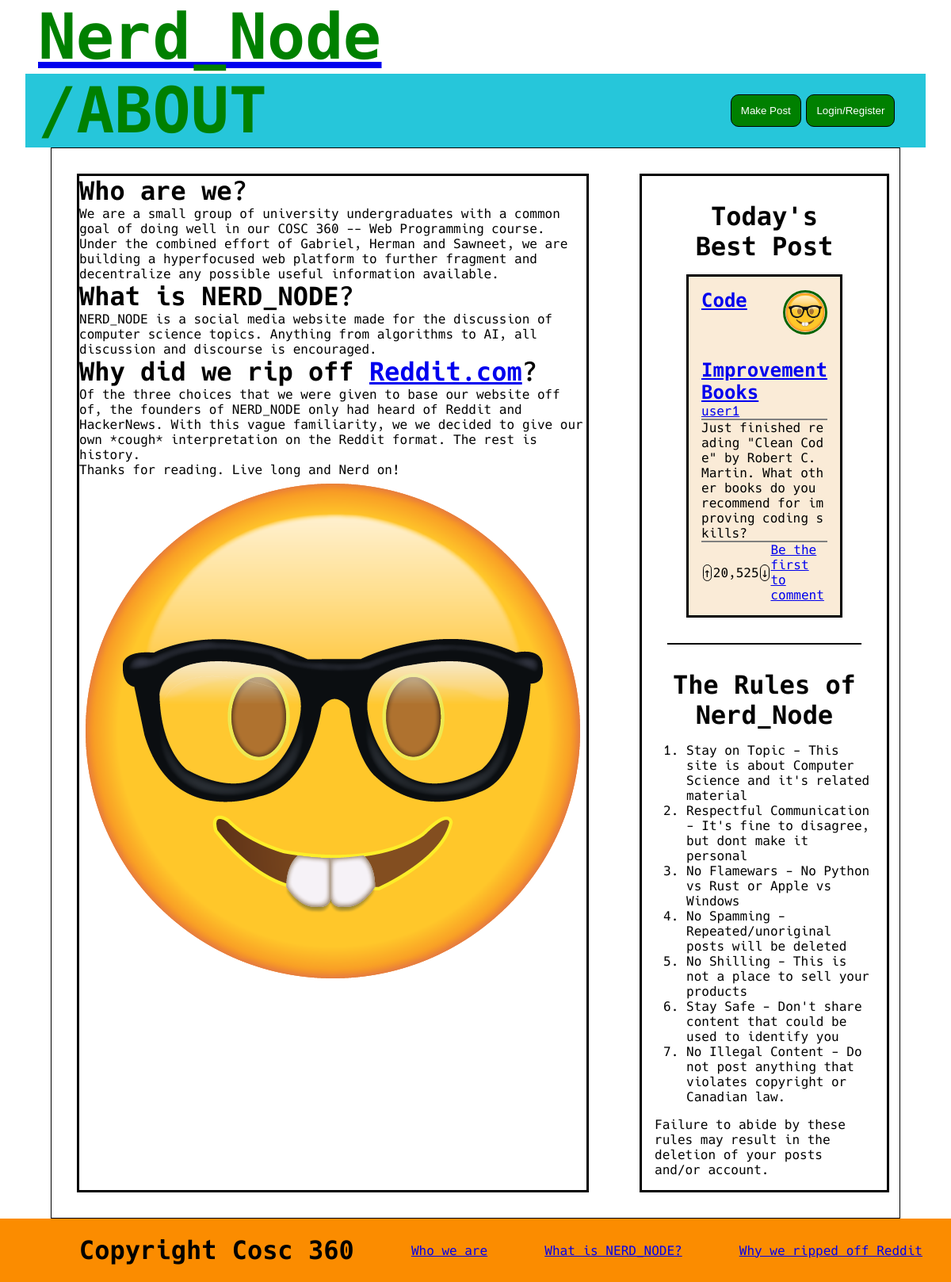
Page /about/index.php on the committed database.
### tables this page shows
CREATE TABLE post (
	id int AUTO_INCREMENT,
	title varchar(255),
    poster int,
    content TEXT(65535),
    likes int,
    reported boolean,
    sku varchar(255),
    PRIMARY KEY (id),
    FOREIGN KEY (poster) REFERENCES siteUser(id) ON DELETE CASCADE
);

CREATE TABLE siteUser (
	id int AUTO_INCREMENT,
	username varchar(255) UNIQUE,
	password varchar(255),
    email varchar(255) UNIQUE,
    profilePicture varchar(255),
    isAdmin boolean,
    isDisabled boolean,
    PRIMARY KEY (id)
);

### src/components/getBestPost.php (called while the page is built, shortened)
<?php
$host = DBHOST;
$database = DBNAME;
$user = DBUSER;
$pass = DBPASS;
$connection = mysqli_connect($host, $user,$pass, $database, "3306");
$sql = "SELECT post.title, post.id, siteUser.username, siteUser.profilePicture, post.sku, post.content,
               post.likes, COUNT(comment.id) AS comments
        FROM (post JOIN siteUser ON post.poster = siteUser.id)
             LEFT JOIN comment ON comment.originalPost = post.id
             LEFT JOIN postTag ON postTag.postId = post.id
        GROUP BY post.id
        ORDER BY likes DESC
        LIMIT 1";
if($result = mysqli_query($connection, $sql)) {
    while($row = mysqli_fetch_assoc($result)) {
        $bestPost = [
            'title' => $row['title'],
            'id' => $row['id'],
            'author' => $row['username'],
            'pfp' => $row['profilePicture'],
            'sku' => $row['sku'],
            'content' => $row['content'],
            'likes' => number_format($row['likes']),
            'commentCount' => $row['comments'],
            'tags' => explode(',', $row['tags'])
        ];
    }
}
?>

### src/renderPosts.php (the view, shortened to what this page needs)
<?php
include_once "renderProfilePicture.php";
function renderPost($post, $isAdmin, $addTag) {
    $username = $post['author'];
    $commentText = $post['commentCount'] ? "Leave a comment (".$post['commentCount'].")" : "Be the first to comment";
    echo "<div class=\"post\">";
    renderProfilePicture($username, $post['pfp']);
    echo "<h3>
            <a href='".SITEROOT."node?title=".$post['sku']."'>".$post['title']."</a>
    </h3>
    <p>";
    echo "<a href='".SITEROOT."nerd?username=".$username."'>".$username."</a>
    </p>
    <p>".$post['content']."
    </p>
    <div class='interactionBar'>
        <div class='arrow' onclick='upvote(".$post['id'].", 5)'> &uarr; </div>
        <div id='post-".$post['id']."'>".$post['likes']." </div>
        <div class='arrow' onclick='downvote(".$post['id'].", 2)'> &darr; </div>
        <div>
            <a href='".SITEROOT."node?title=".$post['sku']."'>".$commentText."</a>
        </div>
        <div class='spacer'></div>";
    echo "</div></div>";
}
?>

### src/renderProfilePicture.php
<?php
function renderProfilePicture($username, $picture) {
    echo "<img class='pfp' src='".SITEROOT."public/images/profiles/$picture' alt='$username\'s profile picture' width='50' height='50'>";
}
?>

### src/public/css/home.css (style rules this page uses)
html { font-family: "Hack"; }
.center, .sidebar, .post { border: medium solid black; }
.sidebar div { padding:1em; }
.post { background-color:antiquewhite; margin:1em 0.5em; padding:1em; }
.post p { border-bottom: 2px solid grey; word-break: break-all; }
.post .interactionBar { display:flex; align-items: center; justify-content: space-evenly; }
.post div { padding: 0em; }
#bestPost .post { max-height: 50%; }
h3 { font-size:1.5em; font-weight:bold; }
.pfp { border: 3px solid darkgreen; border-radius: 50%; float: right; margin-bottom: 1em; margin-top: 1em; }
.interactionBar .arrow { border-radius: 10px; margin: 0px 0.1em; border: 1px solid black; cursor:pointer; }

### src/renderPosts.php (style rules this page uses)
.post { position: relative; }
.pfp { position: relative; width: 50px; bottom: 15px; }

### rows in the picture
post: poster.profilePicture (placeholder picture), title "Code Improvement Books", poster.username "user1", content "Just finished reading \"Clean Code\" by Robert C. Martin. What other books do you recommend for improving coding skills?"

### other values in the picture
$url "/ABOUT"
$post['likes'] "20,525"
$commentText "Be the first to comment"
